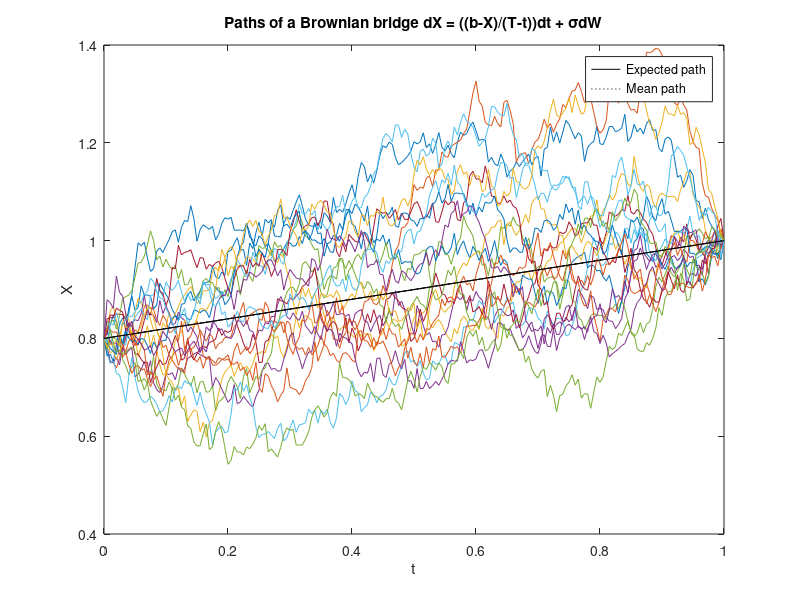

Recreate this plot in MATLAB.
%% Simulate a Brownian bridge
% dX = (b-X)/(T-t)*dt + sigma*dW

% Define parameters and time grid
npaths = 20000; % number of paths
T = 1; % time horizon
nsteps = 200; % number of time steps
dt = T/nsteps; % time step
t = 0:dt:T; % observation times
sigma = 0.3; % volatility
a = 0.8; % initial value
b = 1; % final value
%% Allocate and initialise all paths (method 1)

%X = [a*ones(1,npaths); zeros(nsteps-1,npaths); b*ones(1,npaths)];

% Compute the Brownian bridge (method 1)
%for i = 1:nsteps-1
%     X(i+1,:) = X(i,:) + (b-X(i,:))/(nsteps-i+1) + sigma*sqrt(dt)*randn(1,npaths);
%end
%% Compute the increments of an arithmetic Brownian motion (method 2-Equivalent to method 1)

dW = sigma*sqrt(dt)*randn(nsteps,npaths);

% Accumulate the increments (method 2)
W = cumsum([a*ones(1,npaths); dW]);

% Compute the Brownian bridge: X(t) = W(t) + (b-W(T))/T*t (method 2)
X = W + repmat(b-W(end,:),nsteps+1,1)/T.*repmat(t',1,npaths);
%% Compute the expected path

EX = a + (b-a)/T*t;

% Plot the expected, mean and sample paths
figure(1)
plot(t,EX,'k',t,mean(X,2),':k',t,X(:,1:1000:end),t,EX,'k',t,mean(X,2),':k')
legend('Expected path','Mean path')
xlabel('t')
ylabel('X')
%sdevmax = sigma*sqrt(T)/2;
%ylim([(a+b)/2-4*sdevmax (a+b)/2+4*sdevmax])
title('Paths of a Brownian bridge dX = ((b-X)/(T-t))dt + \sigmadW')
print('-dpdf','bbpaths.pdf')